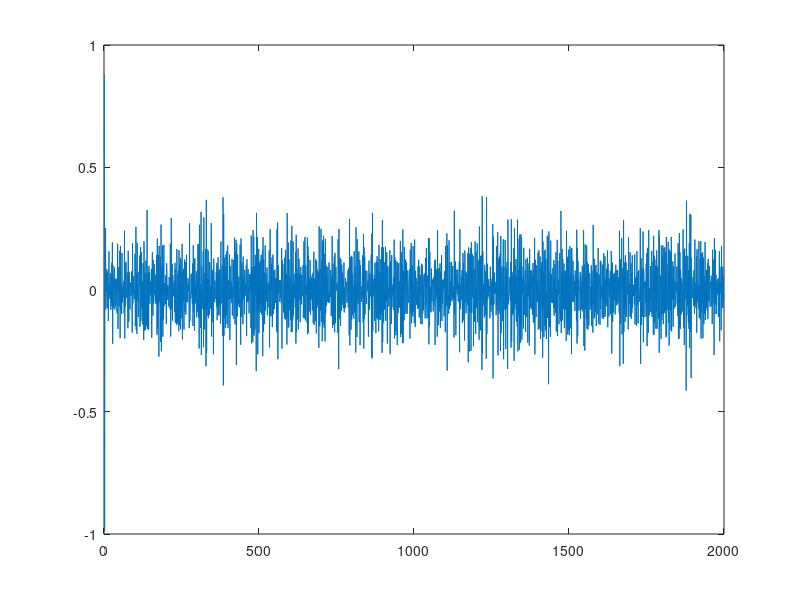
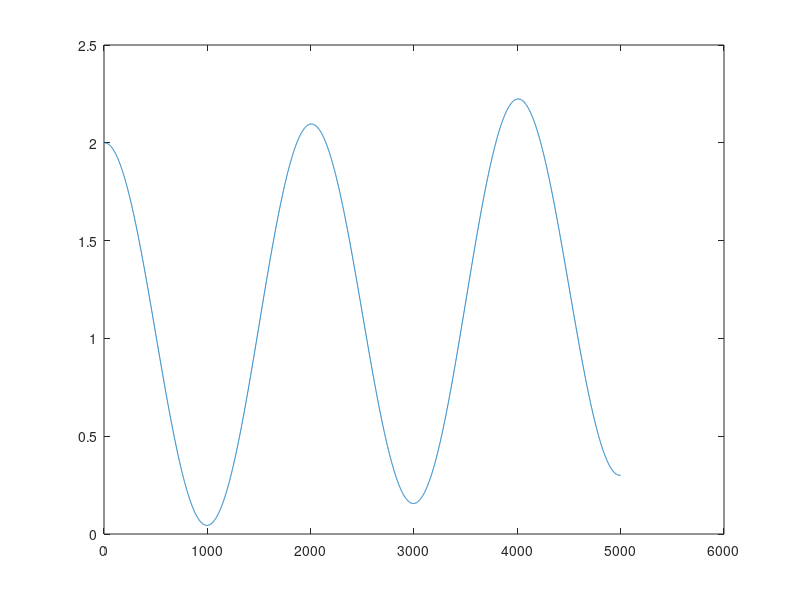
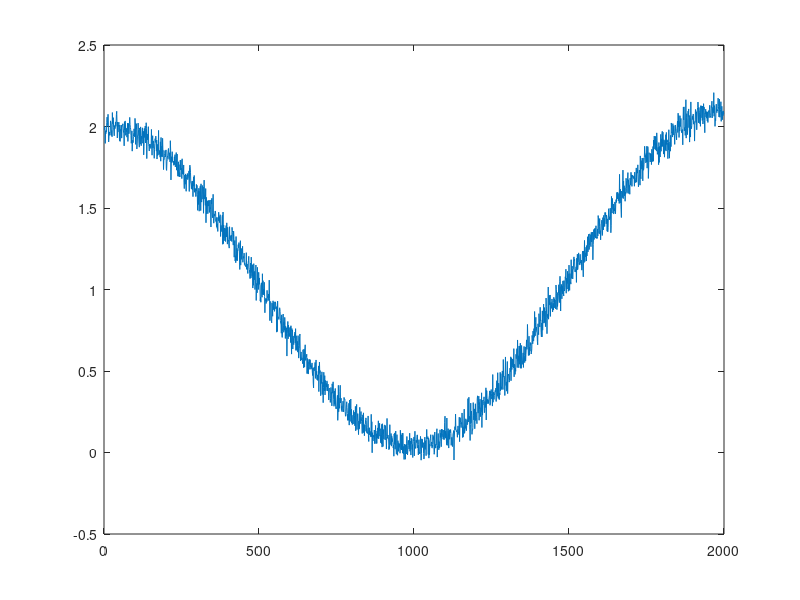

The MATLAB source for these figures, in order:
% this is the input vector to the tracker
%inp=[10,15,25,30,40,45,46,48,54,55,60,65,68,69,73,75,80,84,88,90];
% this is the number of data points 
N=2000;
del = 1/5000;
t= 0:del:1;
inp=(1+.2 .* t + .1 .*t.^2) + cos(2. * pi * 2.5 .* t);
rn=1;
% read the intial estimate for the state vector
X=[1,.1,.01]';
% it is assumed that the measurmeny vector H=[1,0,0]
% this is the update interval in seconds
T=1;
% enter the mesurement noise variance
R=.05;
% this is the state noise variance
VAR=.7;
% setup the initial value for the predication covariance.
S=[1 1 1;1 1 1;1 1 1];
% setup the transition matrix PHI
PHI=[1 T (T^2)/2;0 1 T;0 0 1];
% setup the state noise covariance matrix
Q(1,1)=(VAR*(T^5))/20;
Q(1,2)=(VAR*(T^4))/8;
Q(1,3)=(VAR*(T^3))/6;
Q(2,1)=Q(1,2);
Q(2,2)=(VAR*(T^3))/3;
Q(2,3)=(VAR*(T^2))/2;
Q(3,1)=Q(1,3);
Q(3,2)=Q(2,3);
Q(3,3)=VAR*T;
while rn < N ;
   %use the transition matrix to predict the next state
   XN=PHI*X;
   % Perform error covariance extrapolation
   S=PHI*S*PHI'+Q;
   % compute the Kalman gains
   ak(1)=S(1,1)/(S(1,1)+R);
   ak(2)=S(1,2)/(S(1,1)+R);
   ak(3)=S(1,3)/(S(1,1)+R);
   %perform state estimate update:
   error=inp(rn) + normrnd(0,.05)-XN(1);
   residual(rn)=error;
   tmp1= ak(1)*error;
   tmp2= ak(2)*error;
   tmp3= ak(3)*error;
   X(1)=XN(1)+tmp1;
   X(2)=XN(2)+tmp2;
   X(3)=XN(3)+tmp3;
   estimate(rn)=X(1);
   % update the error covariance
   S(1,1)=S(1,1)*(1-ak(1));
   S(1,2)=S(1,2)*(1-ak(1));
   S(1,3)=S(1,3)*(1-ak(1));
   S(2,1)=S(1,2);
   S(2,2)=-ak(2)*S(1,2)+S(2,2);
   S(2,3)= -ak(2)*S(1,3)+S(2,3);
   S(3,1)=S(1,3);
   S(3,3)=-ak(3)*S(1,3)+S(3,3);
   rn=rn+1;
end
plot(residual)
figure(2)
plot(inp)
figure(3)
plot(estimate)
